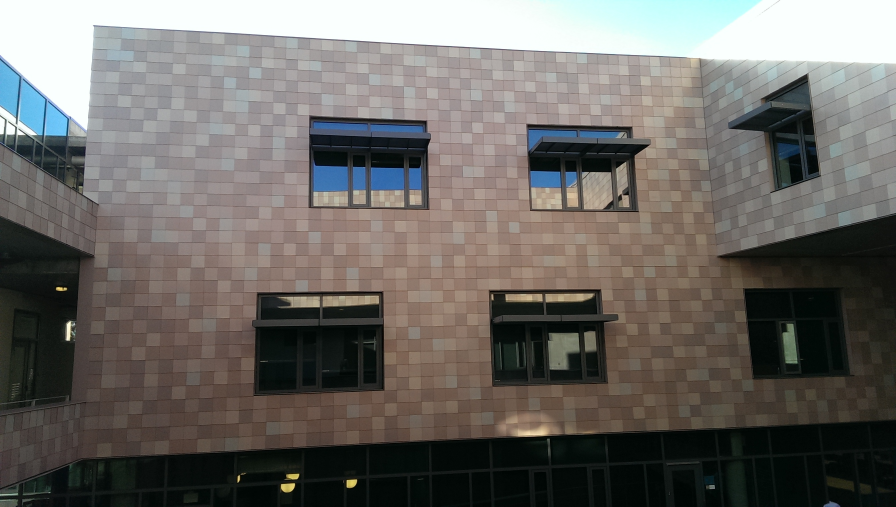
#> input picture shan.jpg, 2688 x 1520 px (shown at 1/3 size)
$ python correct.py
#> lines starting #> are read from the running program, lines starting #| are printed output that depends on the picture
#52 x 34
import cv2
import numpy as np
im = cv2.imread('../shan.jpg');
#> im is the input picture: shape (1520, 2688, 3); mean B, G, R 101.6, 105.6, 108.4
transform = cv2.getPerspectiveTransform(np.array([[325,79],[2099,175],[247,1374],[2207,1279]],np.float32),np.array([[0,0],[520,0],[0,340],[520,340]],np.float32)*2)
corrected = cv2.warpPerspective(im, transform, (520*2,340*2))
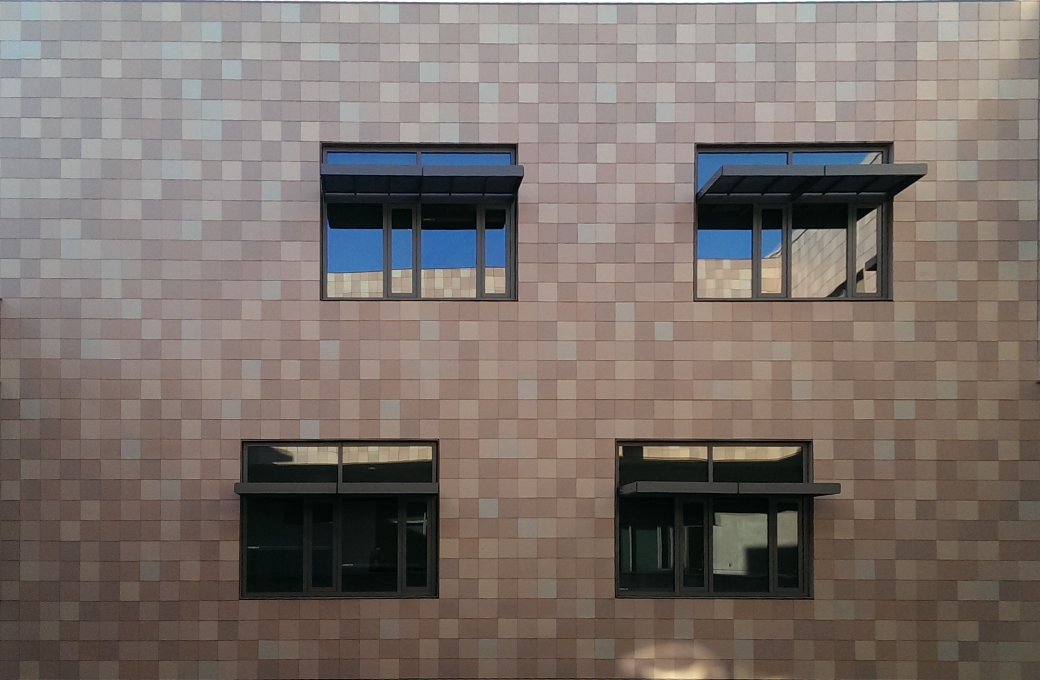
#> corrected: shape (680, 1040, 3); mean B, G, R 106.7, 112.2, 121.9
cv2.imwrite('fullshan.png',corrected)

$ run again, with corrected.jpg copied over shan.jpg
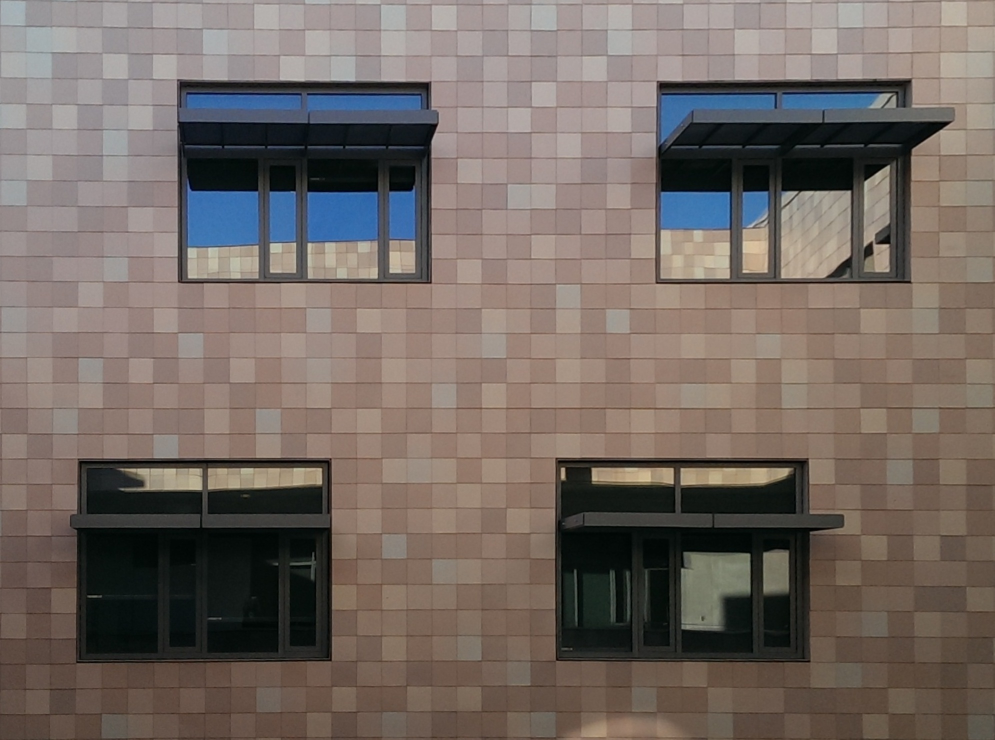
#> input picture corrected.jpg, 1989 x 1479 px (shown at 1/2 size)
#> im is the input picture: shape (1479, 1989, 3); mean B, G, R 99, 104.9, 115.3
#> `corrected = cv2.warpPerspective(im, transform, (520*2,340*2))`:
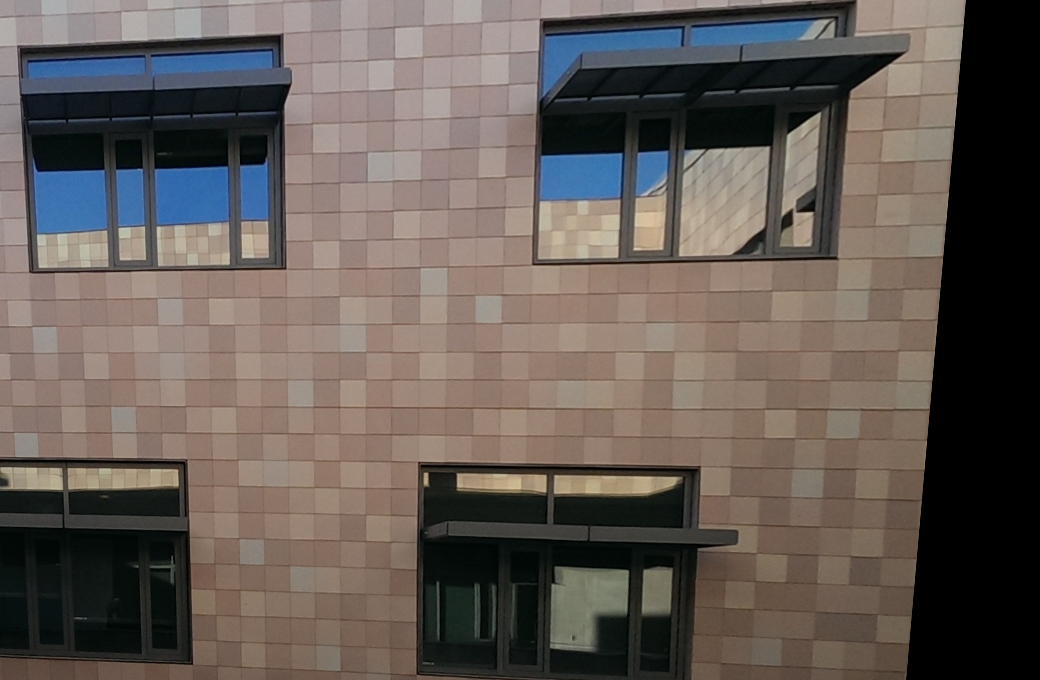
#> corrected: shape (680, 1040, 3); mean B, G, R 86.2, 91.5, 100

$ run again, with diff2.jpg copied over shan.jpg
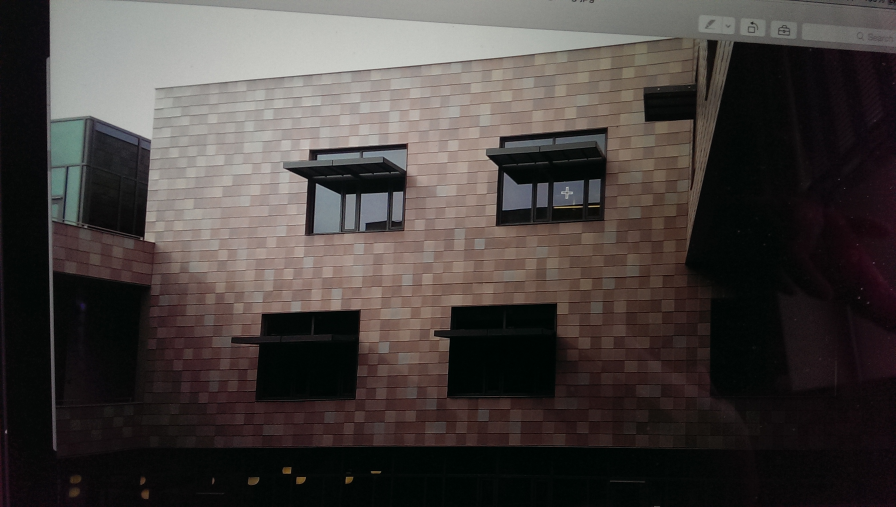
#> input picture diff2.jpg, 2688 x 1520 px (shown at 1/3 size)
#> im is the input picture: shape (1520, 2688, 3); mean B, G, R 61.8, 64.2, 70.1
#> `corrected = cv2.warpPerspective(im, transform, (520*2,340*2))`:
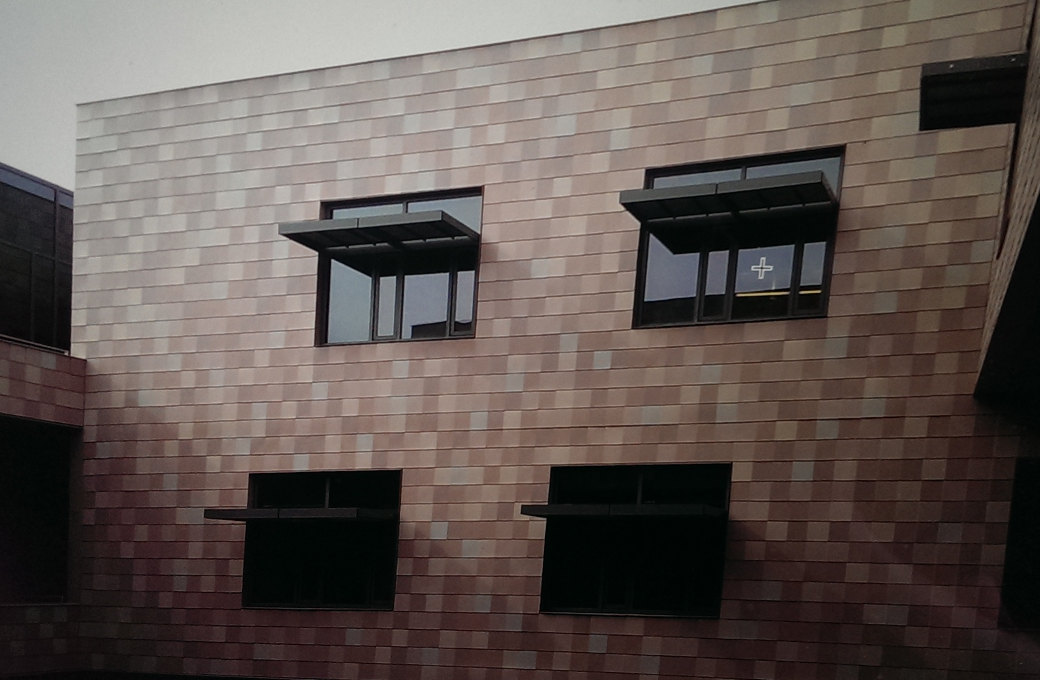
#> corrected: shape (680, 1040, 3); mean B, G, R 81.1, 85.5, 95.4

$ run again, with difflighting.jpg copied over shan.jpg
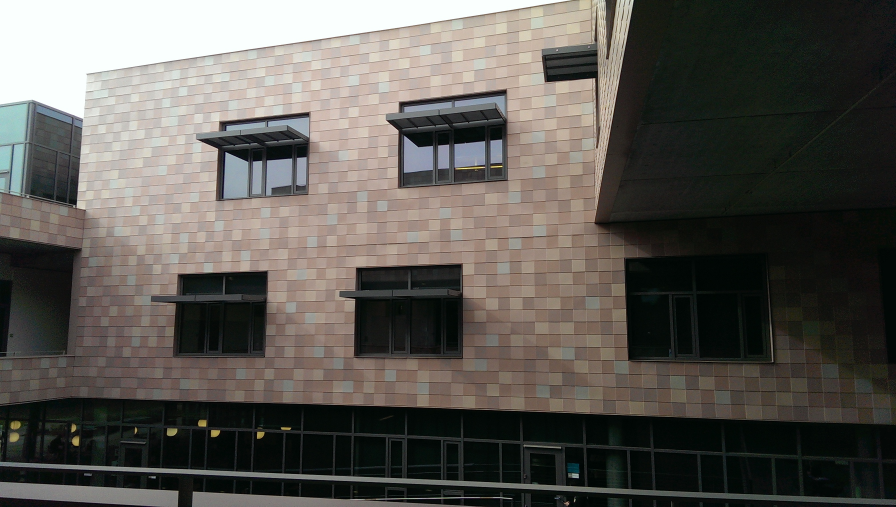
#> input picture difflighting.jpg, 2688 x 1520 px (shown at 1/3 size)
#> im is the input picture: shape (1520, 2688, 3); mean B, G, R 83.7, 88.9, 91.9
#> `corrected = cv2.warpPerspective(im, transform, (520*2,340*2))`:
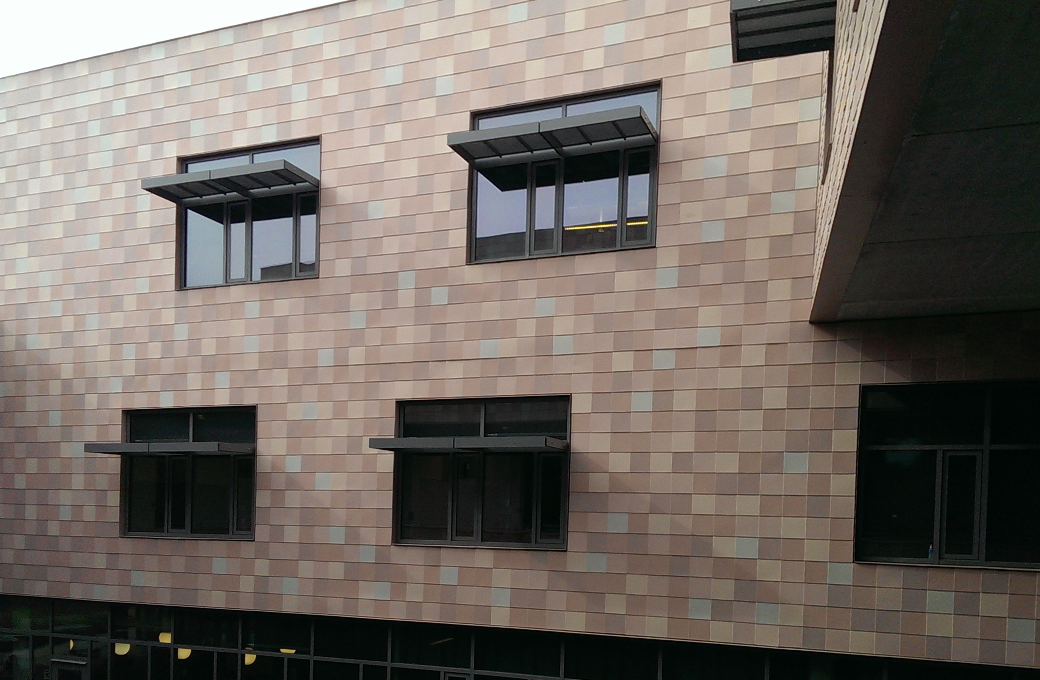
#> corrected: shape (680, 1040, 3); mean B, G, R 98.9, 105.4, 112.9
